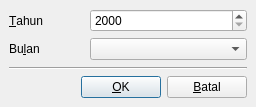
<?xml version="1.0" encoding="UTF-8"?>
<ui version="4.0">
 <class>ReportDateDialog</class>
 <widget class="QDialog" name="ReportDateDialog">
  <property name="geometry">
   <rect>
    <x>0</x>
    <y>0</y>
    <width>256</width>
    <height>107</height>
   </rect>
  </property>
  <property name="windowTitle">
   <string>Dialog</string>
  </property>
  <layout class="QVBoxLayout" name="verticalLayout">
   <property name="leftMargin">
    <number>9</number>
   </property>
   <property name="topMargin">
    <number>9</number>
   </property>
   <property name="rightMargin">
    <number>9</number>
   </property>
   <property name="bottomMargin">
    <number>9</number>
   </property>
   <item>
    <layout class="QFormLayout" name="formLayout">
     <item row="0" column="0">
      <widget class="QLabel" name="label">
       <property name="minimumSize">
        <size>
         <width>75</width>
         <height>0</height>
        </size>
       </property>
       <property name="text">
        <string>&amp;Tahun</string>
       </property>
       <property name="buddy">
        <cstring>yearSpinBox</cstring>
       </property>
      </widget>
     </item>
     <item row="1" column="0">
      <widget class="QLabel" name="label_2">
       <property name="text">
        <string>Bu&amp;lan</string>
       </property>
       <property name="buddy">
        <cstring>monthComboBox</cstring>
       </property>
      </widget>
     </item>
     <item row="1" column="1">
      <widget class="QComboBox" name="monthComboBox"/>
     </item>
     <item row="0" column="1">
      <widget class="QSpinBox" name="yearSpinBox">
       <property name="minimum">
        <number>2000</number>
       </property>
       <property name="maximum">
        <number>9999</number>
       </property>
      </widget>
     </item>
    </layout>
   </item>
   <item>
    <widget class="Line" name="line">
     <property name="orientation">
      <enum>Qt::Horizontal</enum>
     </property>
    </widget>
   </item>
   <item>
    <layout class="QHBoxLayout" name="horizontalLayout">
     <property name="spacing">
      <number>6</number>
     </property>
     <item>
      <spacer name="horizontalSpacer">
       <property name="orientation">
        <enum>Qt::Horizontal</enum>
       </property>
       <property name="sizeHint" stdset="0">
        <size>
         <width>40</width>
         <height>20</height>
        </size>
       </property>
      </spacer>
     </item>
     <item>
      <widget class="QPushButton" name="okButton">
       <property name="text">
        <string>&amp;OK</string>
       </property>
       <property name="icon">
        <iconset resource="app.qrc">
         <normaloff>:/icons/done</normaloff>:/icons/done</iconset>
       </property>
      </widget>
     </item>
     <item>
      <widget class="QPushButton" name="cancelButton">
       <property name="text">
        <string>&amp;Batal</string>
       </property>
       <property name="icon">
        <iconset resource="app.qrc">
         <normaloff>:/icons/clear</normaloff>:/icons/clear</iconset>
       </property>
      </widget>
     </item>
    </layout>
   </item>
  </layout>
 </widget>
 <tabstops>
  <tabstop>yearSpinBox</tabstop>
  <tabstop>monthComboBox</tabstop>
  <tabstop>okButton</tabstop>
  <tabstop>cancelButton</tabstop>
 </tabstops>
 <resources>
  <include location="app.qrc"/>
 </resources>
 <connections/>
</ui>
